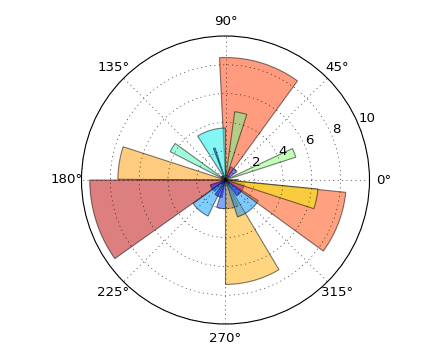
#> input picture docs/sphinx_docs/source/img/polar_bar_demo.png, 440 x 360 px, found by its file name
$ python api-3.py
#> lines starting #> are read from the running program, lines starting #| are printed output that depends on the picture
### mpl_template/template.py
import copy
import io
from pathlib import Path
from typing import TYPE_CHECKING, Any, Dict, List, Optional, Tuple, Union

import matplotlib.pyplot as plt
from matplotlib import axes, figure, gridspec

__all__ = ["insert_image", "Template"]


try:
    import requests
except ImportError:  # pragma: no cover
    if TYPE_CHECKING:
        import requests
    else:
        requests = None


try:
    from PIL import Image
    from PIL.ExifTags import TAGS
    from PIL.Image import Resampling, Transpose  # type:ignore
except ImportError:  # pragma: no cover
    if TYPE_CHECKING:
        from PIL import Image
        from PIL.ExifTags import TAGS
        from PIL.Image import Resampling, Transpose  # type:ignore
    else:
        TAGS, Image = None, None


# [27 lines left out: function _calc_extents, not called in this run]


def _image_path_or_url(path: str) -> Union[str, io.BytesIO]:
    """
    Prepares image path or url for loading into format ready for
    loading by PIL.Image.open()

    Parameters
    ----------
    path : string
        filepath or url to an image file. For images from the web, only
        the file extensions '.png', '.jpg', and '.jpeg' are supported.

    Returnns
    --------
    filepath for images from a file or
    io.BytesIO object for web images
    """

    ext = Path(path).suffix.lstrip(".")
    valid_types = ["png", "jpg", "jpeg"]

    if ext not in valid_types:
        raise ValueError("Supported image types include: {}".format(valid_types))

    if "http" in path:
        if requests is None:  # pragma: no cover
            raise ImportError(
                "the `requests` library is required to load images via url."
            )
        r = requests.get(path)
        img_file_obj = io.BytesIO(r.content)
        return img_file_obj

    else:
        return str(Path(path).resolve())


def _apply_exif_rotation(im: Image.Image):
    """Apply exif rotation tag to a PIL image object

    Parameters
    ----------
    im : PIL.Image.Image
        image object that may contain rotation data

    Returns
    -------
    PIL.Image.Image
    """

    exif = {TAGS.get(tag): value for tag, value in im.getexif().items()}

    # this section adapted from the following SO post:
    # https://stackoverflow.com/a/1608846/7486933

    orientation = exif.get("Orientation")
    if orientation in [None, 1]:
        return im
    if orientation == 2:
        # Vertical Mirror
        return im.transpose(Transpose.FLIP_LEFT_RIGHT)
    if orientation == 3:
        # Rotation 180°
        return im.transpose(Transpose.ROTATE_180)
    if orientation == 4:
        # Horizontal Mirror
        return im.transpose(Transpose.FLIP_TOP_BOTTOM)
    if orientation == 5:
        # Horizontal Mirror + Rotation 90° CCW
        return im.transpose(Transpose.FLIP_TOP_BOTTOM).transpose(Transpose.ROTATE_90)
    if orientation == 6:
        # Rotation 270°
        return im.transpose(Transpose.ROTATE_270)
    if orientation == 7:
        # Horizontal Mirror + Rotation 270°
        return im.transpose(Transpose.FLIP_TOP_BOTTOM).transpose(Transpose.ROTATE_270)
    if orientation == 8:
        # Rotation 90°
        return im.transpose(Transpose.ROTATE_90)

    raise Exception("Invalid EXIF Orientation Value")  # pragma: no cover


def insert_image(
    ax: axes.Axes,
    image_path: str,
    scale: float = 1.0,
    dpi: float = 300.0,
    expand: bool = False,
    **kwargs,
) -> axes.Axes:
    """
    Centers an image within an axes object

    Parameters
    ----------
    ax : ``matplotlib.Axes``
        the axes into which the image should be inserted.
    image_path : str
        Path to an existing image file.
    scale : float, optional
        The relative scale of the desired output.
        Values should be positive floats.
        E.g. scale = 2 will double the image's size
        relative to the given matplotlib.Axes object.
        scale = 0.5 will scale the image to half of the
        given matplotlib.Axes object.
    dpi : int, optional (default=300)
        The Dots (pixel) Per Inch of the image.
    expand : bool, optional (default=False)
        If true, the image will expand to fill the axes
        in which it is embedded. Use expand = True if the
        boundary of the enclosing axes is the desired crop boundary.
        Use expand = False if the image should be scaled in-place
        with it's original aspect ratio. This option only affects
        images that have been zoomed (scale > 1).
    kwargs : keyword arguments to pass to the figure.add_axes()
        constructor.

    Returns
    -------
    ax : matplotlib.Axes

    Notes
    -----
    Use scale parameter to zoom image relative to axes boundary.

    Examples
    --------

    Images are inserted centered, scaled, and filling the parent
    axes object.

    Zoomed out 2x with ``scale=0.5``. Note that the enclosing axes is
    square, and that the inserted axes is a landscape rectangle that
    matches the shape of the source file.

    .. plot::
        :context: reset
        :include-source: True

        >>> import matplotlib.pyplot as plt
        >>> from mpl_template import insert_image
        >>> file = "img/polar_bar_demo.png"
        >>> fig, ax = plt.subplots(figsize=(3, 3))
        >>> img_ax = insert_image(ax, file, scale=0.5)

    Zoomed in 2x with ``scale=2``. Note that the use of the ``expand``
    kwarg causes the zoomed image to fill the enclosing square axes object.

    .. plot::
        :context: reset
        :include-source: True

        >>> import matplotlib.pyplot as plt
        >>> from mpl_template import insert_image
        >>> file = "img/polar_bar_demo.png"
        >>> fig, ax = plt.subplots(figsize=(3, 3))
        >>> img_ax = insert_image(ax, file, scale=2, expand=True)
    """
#> called with image_path = 'img/polar_bar_demo.png', scale = 2, dpi = 300, expand = True
    if TAGS is None or Image is None:  # pragma: no cover
        raise ImportError("The `pillow` library is required to manipulate images.")

    kwargs = {"xticks": [], "yticks": [], "zorder": 1} | kwargs

    imgaxes = ax.figure.add_axes(
        ax.get_position(),  # type: ignore
        **kwargs,
    )
    bbox = ax.get_window_extent().transformed(
        ax.get_figure().dpi_scale_trans.inverted(),  # type: ignore
    )
    width, height = bbox.width, bbox.height
    width *= dpi
    height *= dpi
    img_fp_or_obj = _image_path_or_url(image_path)

    with Image.open(img_fp_or_obj) as image:
#> image is the input picture: PIL image 440x360 RGBA; mean R, G, B, A 246.3, 238.2, 233.9, 255
        image = _apply_exif_rotation(image)
#> in _apply_exif_rotation, `exif = {TAGS.get(tag): value for tag, value in im.getexif().items()}`: exif = 0 items
        image = image.convert("RGBA")
        wpx, hpx = image.size
#> wpx = 440; hpx = 360
        aspect_im = wpx / hpx
#> aspect_im = 1.22
        aspect_ax = width / height
        adjy = (hpx / scale) / 2
#> adjy = 90
        adjx = (wpx / scale) / 2
#> adjx = 110

        if scale > 1:
            if expand and (aspect_im < aspect_ax):
                adjx = (width / height) * adjy
            if expand and (aspect_im > aspect_ax):
                adjy = (height / width) * adjx
#> adjy = 109.3

            image = image.crop(
                (
                    int(wpx / 2 - adjx),
                    int(hpx / 2 - adjy),
                    int(wpx / 2 + adjx),
                    int(hpx / 2 + adjy),
                )
            )
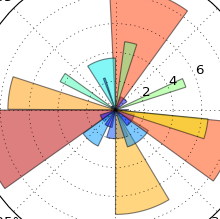
#> image: PIL image 220x219 RGBA; mean R, G, B, A 235.9, 213.2, 199.6, 255

            if not expand:
                if width >= height:
                    width = int(wpx * (height / hpx))
                else:
                    height = int(hpx * (width / wpx))
            image = image.resize((int(width), int(height)), Resampling.BICUBIC)
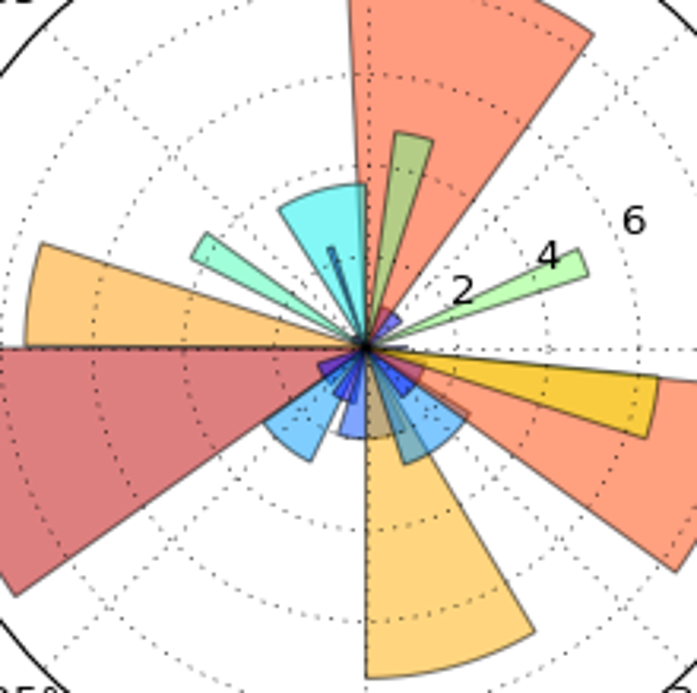
#> image: PIL image 697x693 RGBA; mean R, G, B, A 235.6, 213, 199.3, 255

        else:
            if width >= height:
                width = int(wpx * (height / hpx))
            else:
                height = int(hpx * (width / wpx))
            image = image.resize(
                (int(width * scale), int(height * scale)), Resampling.LANCZOS
            )

            left, right = _calc_extents(image.size[0], scale)
            imgaxes.set_xlim(left, right)
            bottom, top = reversed(_calc_extents(image.size[1], scale))
            imgaxes.set_ylim(bottom, top)

    imgaxes.imshow(image, aspect="equal")

    return imgaxes


# [22 lines left out: functions _get_default_tb_spans, _validate_margins, not called in this run]


class Template:
    """
    Class to construct a report figure template using matplotlib
    which includes a figure border, script path, and title block.

    Parameters
    ----------
    scriptname : str
        Path to the script or notebook that is creating the figure.
    margins : tuple of int, optional (default = (4, 4, 4, 4)
        A length-4 tuple specifying the left, right, top, and bottom
        margins of on the page, respectively
    titleblock_content : list of dicts, optional
        Title block elements where each element is itself a
        dictionary with a `span` keys that determines which rows and
        columns the each element will occupy in the titleblock.
        E.g. ::

            tbk = [
                {
                    'name': 'Title',

                    #`text` must be a dict or a list of dicts
                    'text': [
                        {
                            's': 'Figure Title',
                            'weight': 'bold',
                        },
                        {
                            's': 'Figure Subtitle',
                            'weight': 'light',
                        },
                    ],

                    #`image` must refer to dict with `path` key (required),
                    # and optional keys `scale` and `expand` which default
                    # to 1 and False, respectively.
                    'image': {
                        'path': 'img//logo.png',
                        'scale': 1,
                        'axes': {
                            # these are passed to the figure.add_axes() as kwargs
                            # and applied to the axes of the image, not the outer
                            # frame element.
                            'zorder': 110,
                        }
                    },

                    #`span` must be a list of integers for the
                    # gridspec columns that the titleblock element will
                    # span in tenths of an inch. The following span
                    # will give a titleblock element that is 0.8 inches tall
                    # and 3.2 inches wide. It will be the top left element
                    # of the block because its height and width begin at zero.
                    'span': [0, 8, 0, 32],
                    'axes': {
                        # these are passed to the figure.add_axes() as kwargs
                        # and applied to the titleblock frame element
                        'facecolor': 'white',
                    }
                },
                {   # specify keys for next tbk element
                },
            ]
    titleblock_cols : tuple of int, optional (default=(16, 16, 8))
        The specification (in tenths of an inch) of the rulers for
        each column in the title block.
    titleblock_rows : tuple of int, optional (default=(8, 5, 3))
        The specification (in tenths of an inch) of the rulers for
        each rows in the title block.
    draft : bool, optional (default=True)
        Toggles the inclusion of a draft watermark.
    base : int, optional (default=10)
        Number of gridspec rows and columns per inch.
    dpi : int, optional (default=300)
        Resolution of the final figure in dots per inch.
    **figkwargs
        Additional keyword arguments passed to ``plt.figure``

    Examples
    --------
    To produce an empty figure containing a border object,
    and 5 title block objects:

    .. plot::
        :context: reset
        :include-source: True

        >>> from mpl_template import Template
        >>> report_fig = Template(figsize=(8.5, 11), scriptname="path/to/script.py")
        >>> fig = report_fig.blank()


    """

    # [50 lines left out: function __init__, not called in this run]

    @property
    def base(self):
        return self._base

    @property
    def titleblock_axes(self):
        return self._titleblock_axes

    @property
    def margins(self):
        return self._margins

    # [10 lines left out: functions margins, titleblock_content, not called in this run]

    @titleblock_content.setter  # pragma: no cover
    def titleblock_content(self, value):
        self._titleblock_content = value

    # [7 lines left out: function fig, not called in this run]

    @fig.setter
    def fig(self, value):  # pragma: no cover
        self._fig = value

    # [9 lines left out: function gsfig, not called in this run]

    @gsfig.setter
    def gsfig(self, value):  # pragma: no cover
        self._gsfig = value

    # [5 lines left out: function watermark, not called in this run]

    @watermark.setter
    def watermark(self, value):
        self._watermark = value

    # [5 lines left out: function path_text, not called in this run]

    @path_text.setter
    def path_text(self, value):
        self._path_text = value

    # [25 lines left out: functions gstitleblock, gstitleblock, gstitleblock_subspec, not called in this run]

    @gstitleblock_subspec.setter
    def gstitleblock_subspec(self, value):  # pragma: no cover
        self._gstitleblock_subspec = value

    # [152 lines left out: functions add_frame, add_watermark, add_titleblock, add_page, add_path_text, populate_titleblock and 2 more, not called in this run]

### docs/_downloads/4621112975d0141aecaa9b8c5af477cf/api-3.py
import matplotlib.pyplot as plt
from mpl_template import insert_image

file = "img/polar_bar_demo.png"
fig, ax = plt.subplots(figsize=(3, 3))
img_ax = insert_image(ax, file, scale=2, expand=True)
